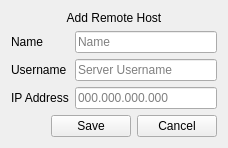
             <widget class="QWidget" name="hostadd_page">
              <layout class="QGridLayout" name="gridLayout_13">
               <item row="0" column="0">
                <layout class="QGridLayout" name="add_remotehostlabel_Layout">
                 <item row="0" column="0">
                  <widget class="QLabel" name="add_remotehost_label">
                   <property name="text">
                    <string>Add Remote Host</string>
                   </property>
                   <property name="alignment">
                    <set>Qt::AlignCenter</set>
                   </property>
                  </widget>
                 </item>
                </layout>
               </item>
               <item row="4" column="0">
                <layout class="QHBoxLayout" name="addserver_Layout">
                 <item>
                  <spacer name="horizontalSpacer_7">
                   <property name="orientation">
                    <enum>Qt::Horizontal</enum>
                   </property>
                   <property name="sizeHint" stdset="0">
                    <size>
                     <width>40</width>
                     <height>20</height>
                    </size>
                   </property>
                  </spacer>
                 </item>
                 <item>
                  <widget class="QPushButton" name="add_serversave_button">
                   <property name="text">
                    <string>Save</string>
                   </property>
                  </widget>
                 </item>
                 <item>
                  <widget class="QPushButton" name="servercancel_button">
                   <property name="text">
                    <string>Cancel</string>
                   </property>
                  </widget>
                 </item>
                </layout>
               </item>
               <item row="1" column="0">
                <layout class="QFormLayout" name="add_serversettings_Layout">
                 <item row="0" column="0">
                  <widget class="QLabel" name="add_servername_label">
                   <property name="text">
                    <string>Name</string>
                   </property>
                  </widget>
                 </item>
                 <item row="0" column="1">
                  <widget class="QLineEdit" name="add_servername_lineEdit">
                   <property name="placeholderText">
                    <string>Name</string>
                   </property>
                  </widget>
                 </item>
                 <item row="1" column="0">
                  <widget class="QLabel" name="add_serverusername_label">
                   <property name="text">
                    <string>Username</string>
                   </property>
                  </widget>
                 </item>
                 <item row="1" column="1">
                  <widget class="QLineEdit" name="add_serverusername_lineEdit">
                   <property name="placeholderText">
                    <string>Server Username</string>
                   </property>
                  </widget>
                 </item>
                 <item row="2" column="0">
                  <widget class="QLabel" name="add_serverip_label">
                   <property name="text">
                    <string>IP Address</string>
                   </property>
                  </widget>
                 </item>
                 <item row="2" column="1">
                  <widget class="QLineEdit" name="add_serverip_lineEdit">
                   <property name="placeholderText">
                    <string>000.000.000.000</string>
                   </property>
                  </widget>
                 </item>
                </layout>
               </item>
              </layout>
             </widget>
